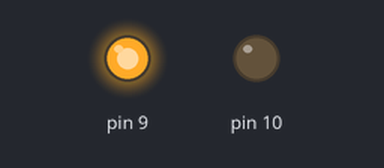
Bench run of a sketch on a simulated Arduino Uno, built with avr-gcc and run on an emulated ATmega328P. Shown: output pins drawn as LEDs (lit = HIGH).

Above: at 0.5 s.
At 1.5 s:
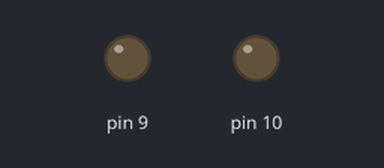
At 5.5 s:
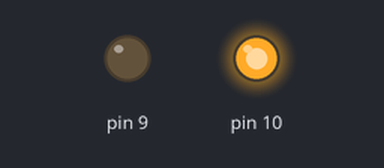
Timing chart, 0 to 6.9 s (numbered marks = the images above):
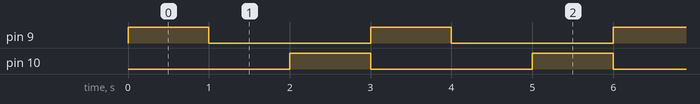

Measured:
- by itself, pin 9, pin 10: alternates HIGH for 1.0 s and LOW for 2.0 s
- by itself, everything shown: repeats every 3.0 s, in 4 steps

The sketch:

Dual_LED.ino
```cpp
#define TIME 1000

void setup() {
  // put your setup code here, to run once:
  pinMode(9,OUTPUT);
  pinMode(10,OUTPUT);
}

void loop() {
  // put your main code here, to run repeatedly:
  Light(9);
  delay(TIME);
  Light(10);
}

void Light(int pin){
  digitalWrite(pin,HIGH);
  delay(TIME);
  digitalWrite(pin,LOW);
}
```
